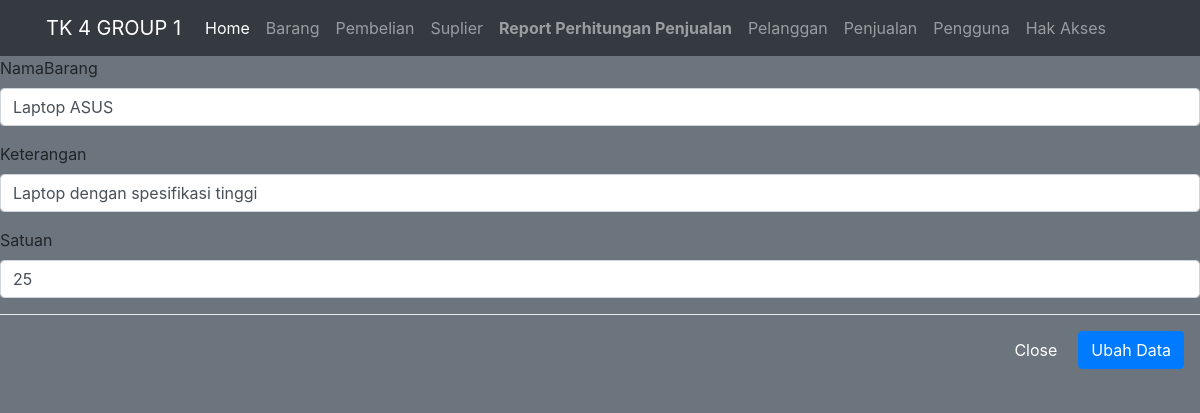
Page /public/barang/ubahDetail/1 on the committed database.
### tables this page shows
CREATE TABLE `barang` (
  `IdBarang` int(11) NOT NULL,
  `NamaBarang` varchar(255) NOT NULL,
  `Keterangan` varchar(255) NOT NULL,
  `Satuan` int(11) DEFAULT NULL,
  `IdPengguna` int(11) DEFAULT NULL
);

### app/core/Controller.php (called while the page is built, shortened)
<?php
class Controller {
    public function view($view, $data = [])
    {
        require_once '../app/views/' . $view . '.php';
    }
    public function model($model)
    {
        return new $model;
    }
}

### app/controllers/Barang.php (called while the page is built, shortened)
<?php
class Barang extends Controller {
    public function ubahDetail($id)
    {
        $data['judul'] = 'Detail Barang';
        $data['br'] = $this->model('Barang_model')->getBarangById($id);
        $this->view('barang/ubah', $data);
    }
}

### app/core/App.php (called while the page is built, shortened)
<?php
class App {
    protected $method = 'index';
    protected $params = [];
    public function __construct()
    {
        $url = $this->parseURL();
        if( file_exists('../app/controllers/' . $url[0] . '.php') ) {
            unset($url[0]);
        }
        $this->controller = new $this->controller;
        if( isset($url[1]) ) {
            if( method_exists($this->controller, $url[1]) ) {
                $this->method = $url[1];
                unset($url[1]);
            }
        }
        if( !empty($url) ) {
            $this->params = array_values($url);
        }
        call_user_func_array([$this->controller, $this->method], $this->params);
    }
    public function parseURL()
    {
        if( isset($_GET['url']) ) {
            $url = rtrim($_GET['url'], '/');
            $url = filter_var($url, FILTER_SANITIZE_URL);
            $url = explode('/', $url);
            return $url;
        }
    }
}

### public/index.php (called while the page is built, shortened)
<?php
$app = new App;

### app/core/Database.php (called while the page is built, shortened)
<?php
class Database {
    private $host = DB_HOST;
    private $user = DB_USER;
    private $pass = DB_PASS;
    private $db_name = DB_NAME;
    private $dbh;
    private $stmt;
    public function __construct()
    {
        $dsn = 'mysql:host=' . $this->host . ';dbname=' . $this->db_name;
        $option = [
            PDO::ATTR_PERSISTENT => true,
            PDO::ATTR_ERRMODE => PDO::ERRMODE_EXCEPTION
        ];
        try {
            $this->dbh = new PDO($dsn, $this->user, $this->pass, $option);
        } catch(PDOException $e) {
            die($e->getMessage());
        }
    }
    public function query($query)
    {
        $this->stmt = $this->dbh->prepare($query);
    }
    public function bind($param, $value, $type = null)
    {
        if( is_null($type) ) {
            switch( true ) {
                default :
                    $type = PDO::PARAM_STR;
            }
        }
        $this->stmt->bindValue($param, $value, $type);
    }
    public function execute()
    {
        $this->stmt->execute();
    }
    public function single()
    {
        $this->execute();
        return $this->stmt->fetch(PDO::FETCH_ASSOC);
    }
}

### app/models/Barang_model.php (called while the page is built, shortened)
<?php
class Barang_model {
    private $table = 'barang';
    private $db;
    public function __construct()
    {
        $this->db = new Database;
    }
    public function getBarangById($IdBarang)
    {
        $this->db->query('SELECT * FROM ' . $this->table . ' WHERE IdBarang=:IdBarang');
        $this->db->bind('IdBarang', $IdBarang);
        return $this->db->single();
    }
}

### app/views/barang/ubah.php (the view, shortened to what this page needs)
<div>
<form action="<?= BASEURL; ?>/barang/ubah" method="post">
          <div class="form-group">
            <label for="NamaBarang">NamaBarang</label>
            <input type="text" class="form-control" id="NamaBarang" name="NamaBarang" value="<?= $data['br']['NamaBarang']; ?>">
          </div>
          <div class="form-group">
            <label for="Keterangan">Keterangan</label>
            <input type="text" class="form-control" id="Keterangan" name="Keterangan" value="<?= $data['br']['Keterangan']; ?>">
          </div>
          <div class="form-group">
            <label for="Satuan">Satuan</label>
            <input type="number" class="form-control" id="Satuan" name="Satuan" value="<?= $data['br']['Satuan']; ?>">
          </div>
      </div>
      <div class="modal-footer">
          <button type="button" class="btn btn-secondary" data-dismiss="modal">Close</button>
          <button type="submit" class="btn btn-primary">Ubah Data</button>
</div>

### rows in the picture
barang: NamaBarang "Laptop ASUS", Keterangan "Laptop dengan spesifikasi tinggi", Satuan "25"
